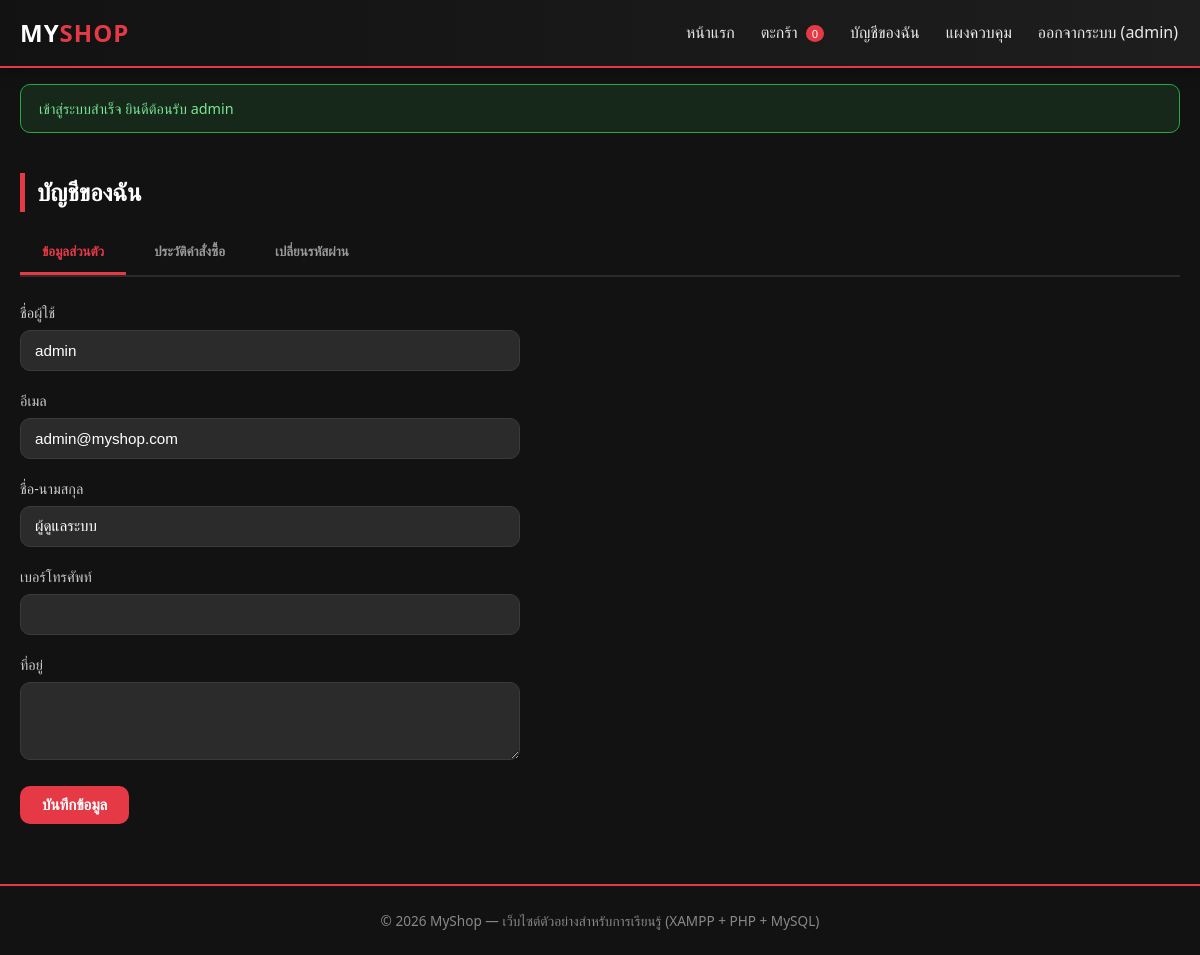
The app's page /profile.php (signed in) with its own data.
### tables this page shows
CREATE TABLE users (
    id INT AUTO_INCREMENT PRIMARY KEY,
    username VARCHAR(50) NOT NULL UNIQUE,
    email VARCHAR(100) NOT NULL UNIQUE,
    password VARCHAR(255) NOT NULL,           
    full_name VARCHAR(100) DEFAULT NULL,
    phone VARCHAR(20) DEFAULT NULL,
    address TEXT DEFAULT NULL,
    role ENUM('customer','admin') NOT NULL DEFAULT 'customer',
    status ENUM('active','banned') NOT NULL DEFAULT 'active',
    login_attempts INT NOT NULL DEFAULT 0,    
    locked_until DATETIME DEFAULT NULL,
    created_at TIMESTAMP DEFAULT CURRENT_TIMESTAMP
);

### includes/functions.php (called while the page is built, shortened)
<?php
function clean($str) {
    return htmlspecialchars(trim($str ?? ''), ENT_QUOTES, 'UTF-8');
}

### profile.php (the view, shortened to what this page needs)
<?php
require_once __DIR__ . '/includes/functions.php';
$pdo = getDB();
$userId = $_SESSION['user_id'];
$stmt = $pdo->prepare('SELECT * FROM users WHERE id = ?');
$stmt->execute([$userId]);
$user = $stmt->fetch();
require __DIR__ . '/includes/header.php';
?>
<h2 class="section-title">บัญชีของฉัน</h2>
<div class="tabs">
    <button class="tab-btn active" data-tab="tab-info">ข้อมูลส่วนตัว</button>
    <button class="tab-btn" data-tab="tab-orders">ประวัติคำสั่งซื้อ</button>
    <button class="tab-btn" data-tab="tab-password">เปลี่ยนรหัสผ่าน</button>
</div>
<div class="tab-panels">
    <div class="tab-panel active" id="tab-info">
        <form method="POST" style="max-width:500px;">
            <div class="form-group">
                <label>ชื่อผู้ใช้</label>
                <input type="text" class="form-control" value="<?= clean($user['username']) ?>" disabled>
            </div>
            <div class="form-group">
                <label>อีเมล</label>
                <input type="text" class="form-control" value="<?= clean($user['email']) ?>" disabled>
            </div>
            <div class="form-group">
                <label>ชื่อ-นามสกุล</label>
                <input type="text" name="full_name" class="form-control" value="<?= clean($user['full_name']) ?>">
            </div>
            <div class="form-group">
                <label>เบอร์โทรศัพท์</label>
                <input type="text" name="phone" class="form-control" value="<?= clean($user['phone']) ?>">
            </div>
            <div class="form-group">
                <label>ที่อยู่</label>
                <textarea name="address" class="form-control" rows="3"><?= clean($user['address']) ?></textarea>
            </div>
            <button type="submit" class="btn btn-primary">บันทึกข้อมูล</button>
        </form>
    </div>
</div>
<?php require __DIR__ . '/includes/footer.php'; ?>

### assets/css/style.css (style rules this page uses)
:root { --color-red: #e63946; --color-red-dark: #b0212c; --color-black: #121212; --color-dark: #1e1e1e; --color-gray: #2b2b2b; --color-gray-light: #f2f2f2; --color-text: #eaeaea; --radius: 10px; --shadow: 0 4px 14px rgba(0,0,0,.35); --transition: all .25s ease; }
* { box-sizing: border-box; margin: 0; padding: 0; }
body { font-family: 'Segoe UI', 'Sarabun', Tahoma, sans-serif; background: var(--color-black); color: var(--color-text); line-height: 1.6; }
.btn { display: inline-block; padding: 10px 22px; border-radius: var(--radius); border: none; cursor: pointer; font-weight: 600; font-size: .95rem; transition: var(--transition); }
.btn-primary { background: var(--color-red); color: #fff; }
.section-title { font-size: 1.5rem; color: #fff; margin: 40px 0 20px; border-left: 5px solid var(--color-red); padding-left: 12px; }
.form-group { margin-bottom: 18px; }
.form-group label { display: block; margin-bottom: 6px; color: #ccc; font-size: .9rem; }
.form-control { width: 100%; padding: 11px 14px; background: var(--color-gray); border: 1px solid #3a3a3a; border-radius: var(--radius); color: #fff; font-size: .95rem; transition: var(--transition); }
.tabs { display: flex; gap: 6px; border-bottom: 2px solid var(--color-gray); margin-bottom: 24px; flex-wrap: wrap; }
.tab-btn { padding: 12px 22px; background: transparent; color: #999; border: none; cursor: pointer; font-weight: 600; border-bottom: 3px solid transparent; transition: var(--transition); }
.tab-btn.active { color: var(--color-red); border-bottom-color: var(--color-red); }
.tab-panel { display: none; animation: fadeIn .3s ease; }
.tab-panel.active { display: block; }

### records on screen
users: username "admin", email "admin@myshop.com", full_name "ผู้ดูแลระบบ"

### other values on screen
cart_count() "0"
$_SESSION['username'] "admin"
$flash['message'] "เข้าสู่ระบบสำเร็จ ยินดีต้อนรับ admin"
